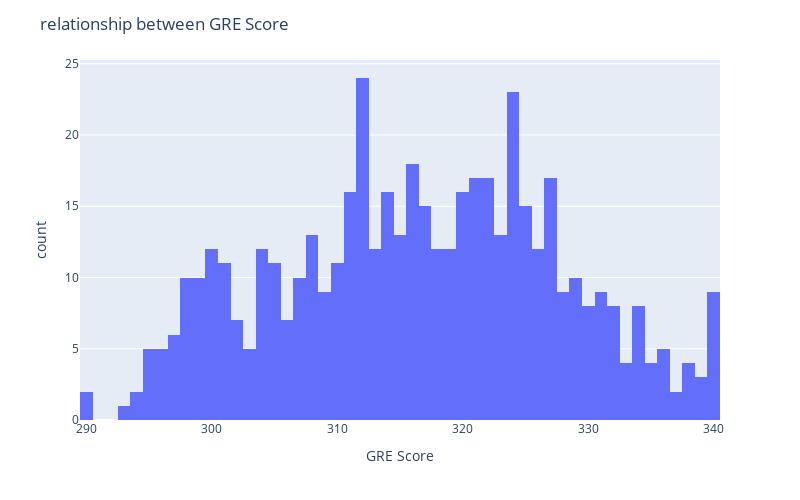
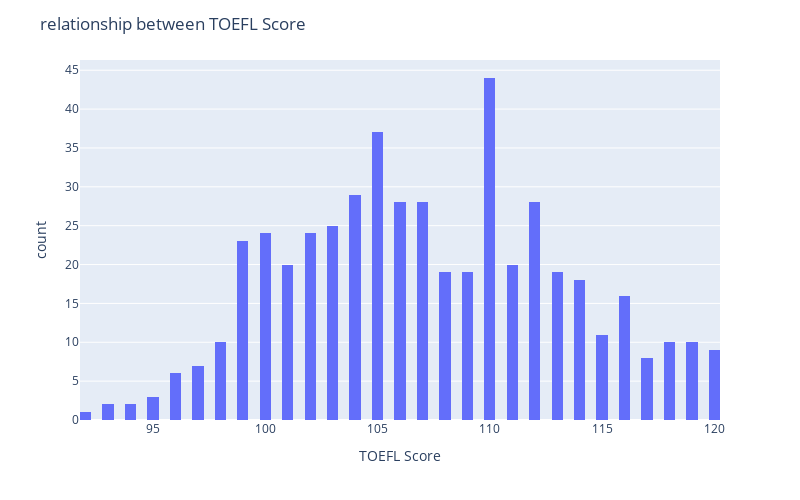
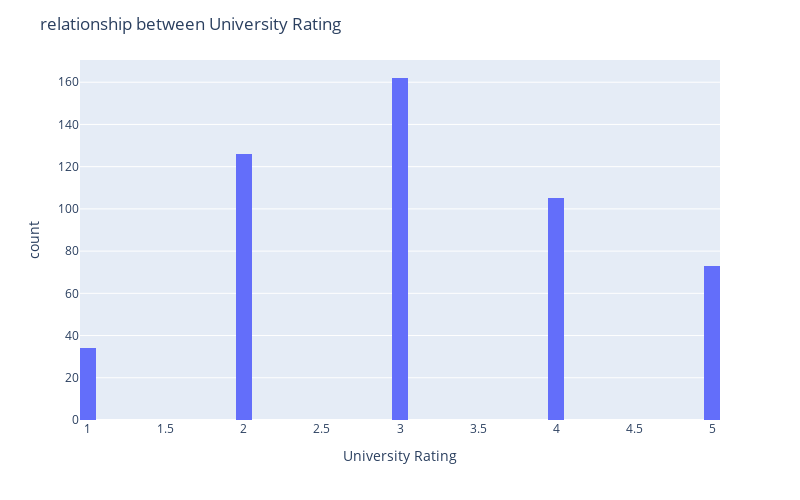
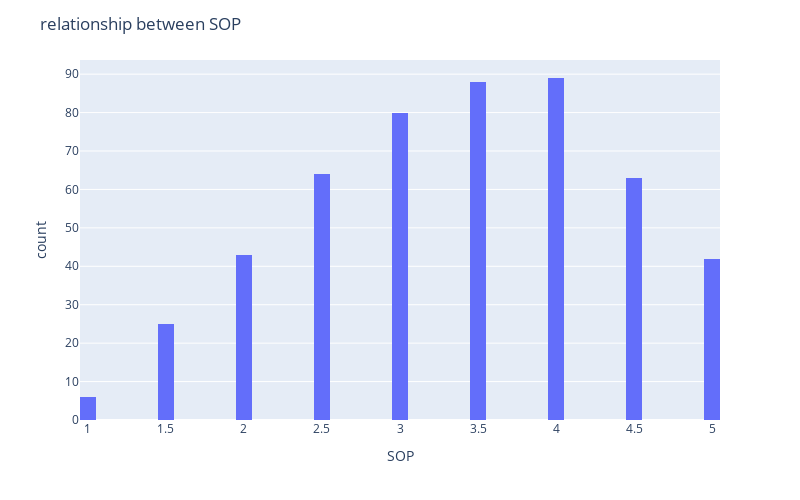

The cell these charts' notebook holds for them, in order:
### Code cell
for title in data_set_x.columns:
    stats.probplot(data_set[title], dist="norm", plot=plt)
    plt.title(f'Normal Q-Q plot to {title}')
    plt.show()

    hist =  px.histogram (data_set,  x = title, nbins=60) 
    hist.update_layout(width=800,height=500,title_text=f'relationship between {title}') 
    hist.show()
    
    estatistica, p = stats.shapiro(data_set[title])
    print('Estatística do teste: {}'.format(estatistica))
    print('p-valor: {}'.format(p))

### Figure 1 — Plotly figure (JSON) as saved in the notebook; plotly's stock layout.template omitted (floating-point values rounded to 4 significant figures; data arrays with more than 128 entries replaced by an {"elided": "..."} marker saying what was removed)
{"data": [{"alignmentgroup": "True", "bingroup": "x", "hovertemplate": "GRE Score=%{x}<br>count=%{y}<extra></extra>", "legendgroup": "", "marker": {"color": "#636efa", "pattern": {"shape": ""}}, "name": "", "nbinsx": 60, "offsetgroup": "", "orientation": "v", "showlegend": false, "type": "histogram", "x": {"elided": "500 int values"}, "xaxis": "x", "yaxis": "y"}], "layout": {"barmode": "relative", "height": 500, "legend": {"tracegroupgap": 0}, "margin": {"t": 60}, "title": {"text": "relationship between GRE Score"}, "width": 800, "xaxis": {"anchor": "y", "domain": [0, 1], "title": {"text": "GRE Score"}}, "yaxis": {"anchor": "x", "domain": [0, 1], "title": {"text": "count"}}}}

### Figure 2 — Plotly figure (JSON) as saved in the notebook; plotly's stock layout.template omitted (floating-point values rounded to 4 significant figures; data arrays with more than 128 entries replaced by an {"elided": "..."} marker saying what was removed)
{"data": [{"alignmentgroup": "True", "bingroup": "x", "hovertemplate": "TOEFL Score=%{x}<br>count=%{y}<extra></extra>", "legendgroup": "", "marker": {"color": "#636efa", "pattern": {"shape": ""}}, "name": "", "nbinsx": 60, "offsetgroup": "", "orientation": "v", "showlegend": false, "type": "histogram", "x": {"elided": "500 int values"}, "xaxis": "x", "yaxis": "y"}], "layout": {"barmode": "relative", "height": 500, "legend": {"tracegroupgap": 0}, "margin": {"t": 60}, "title": {"text": "relationship between TOEFL Score"}, "width": 800, "xaxis": {"anchor": "y", "domain": [0, 1], "title": {"text": "TOEFL Score"}}, "yaxis": {"anchor": "x", "domain": [0, 1], "title": {"text": "count"}}}}

### Figure 3 — Plotly figure (JSON) as saved in the notebook; plotly's stock layout.template omitted (floating-point values rounded to 4 significant figures; data arrays with more than 128 entries replaced by an {"elided": "..."} marker saying what was removed)
{"data": [{"alignmentgroup": "True", "bingroup": "x", "hovertemplate": "University Rating=%{x}<br>count=%{y}<extra></extra>", "legendgroup": "", "marker": {"color": "#636efa", "pattern": {"shape": ""}}, "name": "", "nbinsx": 60, "offsetgroup": "", "orientation": "v", "showlegend": false, "type": "histogram", "x": {"elided": "500 int values"}, "xaxis": "x", "yaxis": "y"}], "layout": {"barmode": "relative", "height": 500, "legend": {"tracegroupgap": 0}, "margin": {"t": 60}, "title": {"text": "relationship between University Rating"}, "width": 800, "xaxis": {"anchor": "y", "domain": [0, 1], "title": {"text": "University Rating"}}, "yaxis": {"anchor": "x", "domain": [0, 1], "title": {"text": "count"}}}}

### Figure 4 — Plotly figure (JSON) as saved in the notebook; plotly's stock layout.template omitted (floating-point values rounded to 4 significant figures; data arrays with more than 128 entries replaced by an {"elided": "..."} marker saying what was removed)
{"data": [{"alignmentgroup": "True", "bingroup": "x", "hovertemplate": "SOP=%{x}<br>count=%{y}<extra></extra>", "legendgroup": "", "marker": {"color": "#636efa", "pattern": {"shape": ""}}, "name": "", "nbinsx": 60, "offsetgroup": "", "orientation": "v", "showlegend": false, "type": "histogram", "x": {"elided": "500 float values"}, "xaxis": "x", "yaxis": "y"}], "layout": {"barmode": "relative", "height": 500, "legend": {"tracegroupgap": 0}, "margin": {"t": 60}, "title": {"text": "relationship between SOP"}, "width": 800, "xaxis": {"anchor": "y", "domain": [0, 1], "title": {"text": "SOP"}}, "yaxis": {"anchor": "x", "domain": [0, 1], "title": {"text": "count"}}}}
